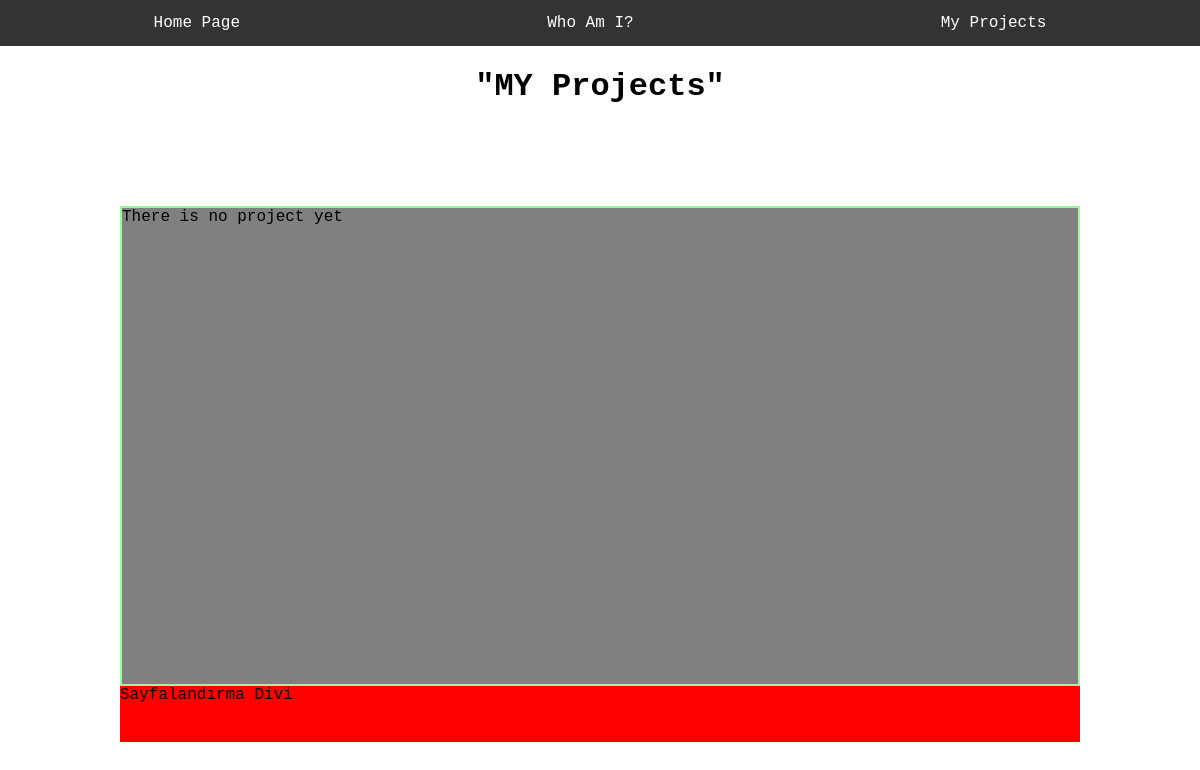
The page /myprojects/ on the database as committed earlier.
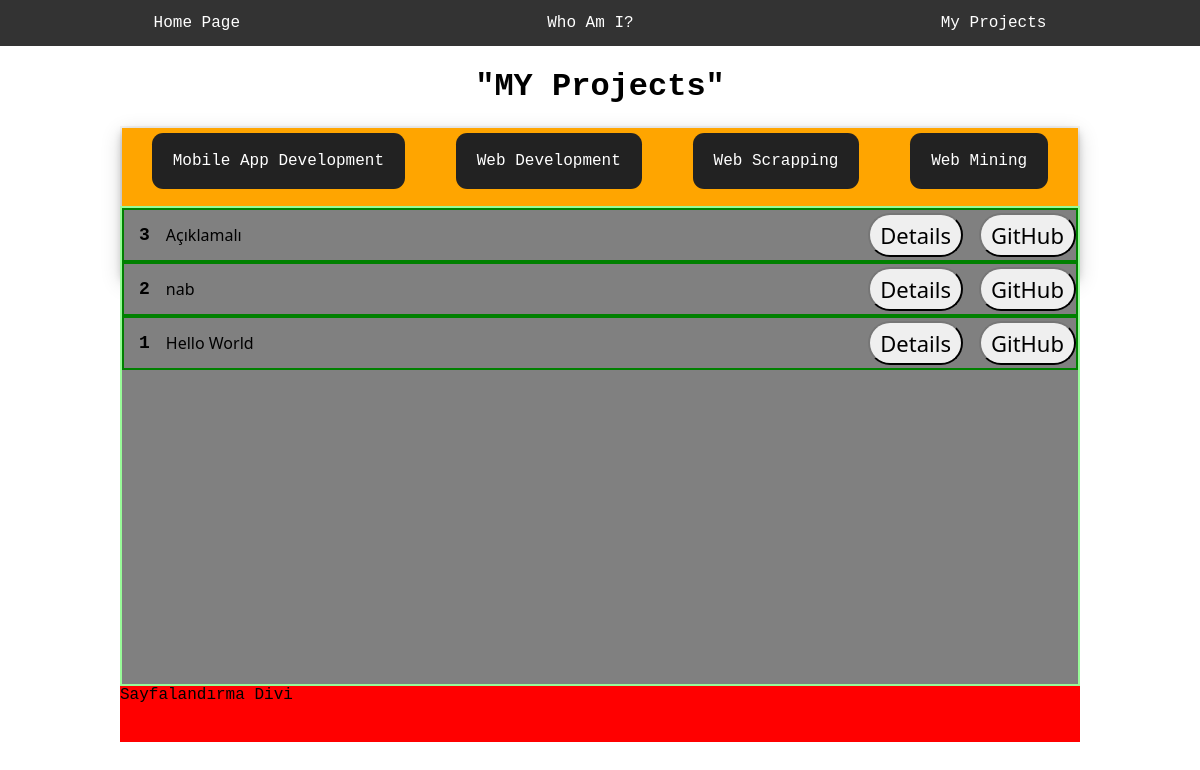
The same page on the database as committed later.
### portfolio/models.py (models this page shows, shortened)
class Categories(models.Model):
    name = CharField(max_length=150, null=False, blank=False, verbose_name="Category Name")

class Project(models.Model):
    category = models.ForeignKey(Categories, on_delete= models.CASCADE)
    title = models.CharField(max_length=255)
    description = models.TextField()
    image = models.FileField(blank=True)
    git_link = models.CharField(max_length = 255, blank=True, null= True)
    public_date = models.DateTimeField(auto_now_add=True, verbose_name="Publication Date")
    class Meta:
        ordering = ["-public_date"]

### portfolio/views.py (the view)
# urls.py: path("myprojects/", views.my_projects, name="myprojects"),
def my_projects(request):
    projects = Project.objects.all().order_by('-public_date')
    categories = Categories.objects.all()
    context = {
        "projects" : projects,
        "categories":categories,
    }
    return render(request, 'myprojects.html', context)

### templates/myprojects.html (shortened to what this page needs)
{% extends 'layout.html' %}
{% block content %}
<div class="myprojects">
    <div class="projects-title"> <h1>"MY Projects"</h1> </div>
    {% if categories %}
        <div class="projects-navigator">
        <ul class="pjct-nav-li">
            {% for category in categories %}
                <li> <a href="{{category.name|slugify}}"> {{category.name}} </a> </li>
            {% endfor %}
        </ul>
    </div>
    {% endif %}
    <div class="projects-section">
        {% if projects %}
            {% for project in projects %}
                <div class="project-row">
                    <div class="pjct-numerator">
                        <ul class="project-num">
                            <li>{{project.id}}</li>
                        </ul>
                    </div>
                    <div class="pjct-title">{{project.title}}</div>
                    <div class="pjct-detail">
                        <a href="{%url 'portfolio:details' project.id %}"><button type="button" class="btn">Details</button></a>
                    </div>
                    <div class="pjct-git">
                        <a target="blank" href="{{project.git_link}}"><button type="button" class="btn">GitHub</button></a>
                    </div>
                </div>
            {% endfor %}
        {% else %}
            <p>There is no project yet</p>
        {% endif %}
    </div>
    <div class="pjct-pagination">Sayfalandırma Divi</div>
</div>
{% endblock content %}

### templates/layout.html (shortened to what this page needs)
<!DOCTYPE html>
{% load static %}
<html lang="en">
<head>
    <link rel="stylesheet" type="text/css" href="{% static 'css/main.css'%}">
    <link rel="stylesheet" type="text/css" href="{% static 'css/personal.css'%}">
    <link rel="stylesheet" type="text/css" href="{% static 'css/whoami.css'%}">
    <link rel="stylesheet" type="text/css" href="{% static 'css/myprojects.css'%}">
    <link rel="stylesheet"  href="{% static 'css/all.css' %}">
</head>
<body>
    {% include "include/navbar.html"%}
    <div class="container">
        {% block content %}
        {% endblock content %}
    </div>
</body>
</html>

### templates/include/navbar.html
<nav>
    <ul class="navbar">
        <li> <a href="{%  url 'portfolio:layout'  %}">Home Page</a> </li>
        <li><a href="{%  url 'portfolio:whoami'  %}">Who Am I?</a> </li>
        <li><a href="{%  url 'portfolio:myprojects'  %}">My Projects</a> </li>
    </ul>
</nav>

### static/css/main.css (style rules this page uses)
* { padding: 0px; margin: 0px; font-family: "JetBrains Mono",monospace; scroll-behavior: smooth; }
.navbar { list-style-type: none; margin: 0; padding: 0; overflow: hidden; background-color: #333; display: flex; flex-direction: row; justify-content: space-around; }
li a { display: block; color: white; text-align: center; padding: 14px 16px; text-decoration: none; }

### static/css/myprojects.css (style rules this page uses)
.myprojects { height: 100vh; display: grid; grid-template-rows: 10vh 10vh 60vh 7vh; grid-template-columns: 10vw auto auto auto 10vw; grid-template-areas: "tt tt tt tt tt" ". pj pj pj ." ". sc sc sc ." ". pg pg pg ."; }
.projects-title { grid-area: tt; justify-self: center; align-self: center; font-family: 'Lucida Sans', 'Lucida Sans Regular', 'Lucida Grande', 'Lucida Sans Unicode', Geneva, Verdana, sans-serif; }
.projects-navigator { border: solid 2px whitesmoke ; grid-area: pj; }
.pjct-nav-li { display: flex; flex-direction: row; justify-content: space-evenly; flex-wrap: wrap; column-gap: 1rem; row-gap: 1rem; background-color: orange; box-shadow: 0 4px 8px 0 rgba(0, 0, 0, 0.2), 0 6px 20px 0 rgba(0, 0, 0, 0.19); }
.pjct-nav-li li { list-style: none; color: whitesmoke; background-color: #222; margin: 5px; padding: 5px; border-radius: 0.7rem; }
.projects-section { grid-area: sc; display: flex; flex-direction: column; border: solid 2px palegreen ; background-color: grey; }
.project-row { display: flex; flex-direction: row; column-gap: 1rem; border: solid 2px green; align-items: center; }
.pjct-numerator { margin-left: 15px; align-items: flex-start; font-size: 18px; font-weight: bold; }
.project-num { list-style: none; }
.pjct-title { flex-grow: 7; justify-content: end; font-family: 'Segoe UI', Tahoma, Geneva, Verdana, sans-serif; font-size: 16px; }
.pjct-detail { align-items: center; }
.pjct-git { align-items: center; }
.btn { width: auto; height: auto; font-size: 22px; font-family: 'Segoe UI', Tahoma, Geneva, Verdana, sans-serif; padding: 5px 10px 5px 10px; border-radius: 30px; border-color: #222; margin-top: 3px; margin-bottom: 3px; }
.pjct-pagination { grid-area: pg; background-color: red; }

Rows that differ between the two databases and show on the page:
added Categories: name "Mobile App Development"
added Categories: name "Web Development"
added Categories: name "Web Scrapping"
added Categories: name "Web Mining"
added Project: id "3", title "Açıklamalı"
added Project: id "2", title "nab"
added Project: id "1", title "Hello World"
Other text that changed with them:
text no longer shown: "There is no project yet"
